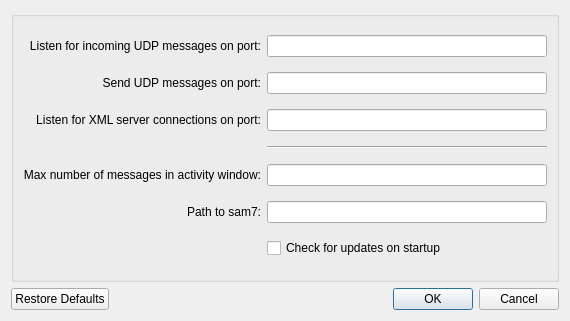
<ui version="4.0" >
 <class>PreferencesUi</class>
 <widget class="QDialog" name="PreferencesUi" >
  <property name="geometry" >
   <rect>
    <x>0</x>
    <y>0</y>
    <width>570</width>
    <height>321</height>
   </rect>
  </property>
  <property name="sizePolicy" >
   <sizepolicy vsizetype="Preferred" hsizetype="Preferred" >
    <horstretch>0</horstretch>
    <verstretch>0</verstretch>
   </sizepolicy>
  </property>
  <property name="minimumSize" >
   <size>
    <width>0</width>
    <height>0</height>
   </size>
  </property>
  <property name="maximumSize" >
   <size>
    <width>5000</width>
    <height>5000</height>
   </size>
  </property>
  <property name="windowTitle" >
   <string>mchelper Preferences</string>
  </property>
  <layout class="QVBoxLayout" >
   <item>
    <widget class="QGroupBox" name="groupBox" >
     <property name="title" >
      <string/>
     </property>
     <layout class="QHBoxLayout" >
      <item>
       <layout class="QGridLayout" >
        <item row="0" column="0" >
         <widget class="QLabel" name="label" >
          <property name="toolTip" >
           <string/>
          </property>
          <property name="text" >
           <string>Listen for incoming UDP messages on port:</string>
          </property>
          <property name="alignment" >
           <set>Qt::AlignRight|Qt::AlignTrailing|Qt::AlignVCenter</set>
          </property>
          <property name="buddy" >
           <cstring>udpListenEdit</cstring>
          </property>
         </widget>
        </item>
        <item row="0" column="1" >
         <widget class="QLineEdit" name="udpListenEdit" />
        </item>
        <item row="2" column="0" >
         <widget class="QLabel" name="label_2" >
          <property name="toolTip" >
           <string>mchelper's OSC-to-XML server listens for new connections on this port.</string>
          </property>
          <property name="text" >
           <string>Listen for XML server connections on port:</string>
          </property>
          <property name="alignment" >
           <set>Qt::AlignRight|Qt::AlignTrailing|Qt::AlignVCenter</set>
          </property>
          <property name="buddy" >
           <cstring>xmlListenEdit</cstring>
          </property>
         </widget>
        </item>
        <item row="2" column="1" >
         <widget class="QLineEdit" name="xmlListenEdit" />
        </item>
        <item row="4" column="0" >
         <widget class="QLabel" name="label_3" >
          <property name="toolTip" >
           <string/>
          </property>
          <property name="text" >
           <string>Max number of messages in activity window:</string>
          </property>
          <property name="alignment" >
           <set>Qt::AlignRight|Qt::AlignTrailing|Qt::AlignVCenter</set>
          </property>
          <property name="buddy" >
           <cstring>maxMsgsEdit</cstring>
          </property>
         </widget>
        </item>
        <item row="4" column="1" >
         <widget class="QLineEdit" name="maxMsgsEdit" />
        </item>
        <item row="6" column="1" >
         <widget class="QCheckBox" name="updatesCheckBox" >
          <property name="text" >
           <string>Check for updates on startup</string>
          </property>
         </widget>
        </item>
        <item row="1" column="0" >
         <widget class="QLabel" name="label_4" >
          <property name="text" >
           <string>Send UDP messages on port:</string>
          </property>
          <property name="alignment" >
           <set>Qt::AlignRight|Qt::AlignTrailing|Qt::AlignVCenter</set>
          </property>
         </widget>
        </item>
        <item row="1" column="1" >
         <widget class="QLineEdit" name="udpSendEdit" />
        </item>
        <item row="5" column="1" >
         <widget class="QLineEdit" name="uploaderEdit" />
        </item>
        <item row="5" column="0" >
         <widget class="QLabel" name="uploaderLabel" >
          <property name="text" >
           <string>Path to sam7:</string>
          </property>
          <property name="alignment" >
           <set>Qt::AlignRight|Qt::AlignTrailing|Qt::AlignVCenter</set>
          </property>
         </widget>
        </item>
        <item row="3" column="1" >
         <widget class="Line" name="line" >
          <property name="orientation" >
           <enum>Qt::Horizontal</enum>
          </property>
         </widget>
        </item>
       </layout>
      </item>
     </layout>
    </widget>
   </item>
   <item>
    <layout class="QHBoxLayout" >
     <item>
      <widget class="QPushButton" name="defaultsButton" >
       <property name="text" >
        <string>Restore Defaults</string>
       </property>
      </widget>
     </item>
     <item>
      <spacer>
       <property name="orientation" >
        <enum>Qt::Horizontal</enum>
       </property>
       <property name="sizeHint" stdset="0" >
        <size>
         <width>40</width>
         <height>20</height>
        </size>
       </property>
      </spacer>
     </item>
     <item>
      <widget class="QDialogButtonBox" name="okButton" >
       <property name="orientation" >
        <enum>Qt::Horizontal</enum>
       </property>
       <property name="standardButtons" >
        <set>QDialogButtonBox::Cancel|QDialogButtonBox::Ok</set>
       </property>
      </widget>
     </item>
    </layout>
   </item>
  </layout>
 </widget>
 <tabstops>
  <tabstop>udpListenEdit</tabstop>
  <tabstop>udpSendEdit</tabstop>
  <tabstop>xmlListenEdit</tabstop>
  <tabstop>maxMsgsEdit</tabstop>
  <tabstop>updatesCheckBox</tabstop>
  <tabstop>defaultsButton</tabstop>
  <tabstop>okButton</tabstop>
 </tabstops>
 <resources/>
 <connections>
  <connection>
   <sender>okButton</sender>
   <signal>rejected()</signal>
   <receiver>PreferencesUi</receiver>
   <slot>reject()</slot>
   <hints>
    <hint type="sourcelabel" >
     <x>537</x>
     <y>233</y>
    </hint>
    <hint type="destinationlabel" >
     <x>286</x>
     <y>245</y>
    </hint>
   </hints>
  </connection>
  <connection>
   <sender>okButton</sender>
   <signal>accepted()</signal>
   <receiver>PreferencesUi</receiver>
   <slot>accept()</slot>
   <hints>
    <hint type="sourcelabel" >
     <x>404</x>
     <y>214</y>
    </hint>
    <hint type="destinationlabel" >
     <x>218</x>
     <y>206</y>
    </hint>
   </hints>
  </connection>
 </connections>
</ui>
